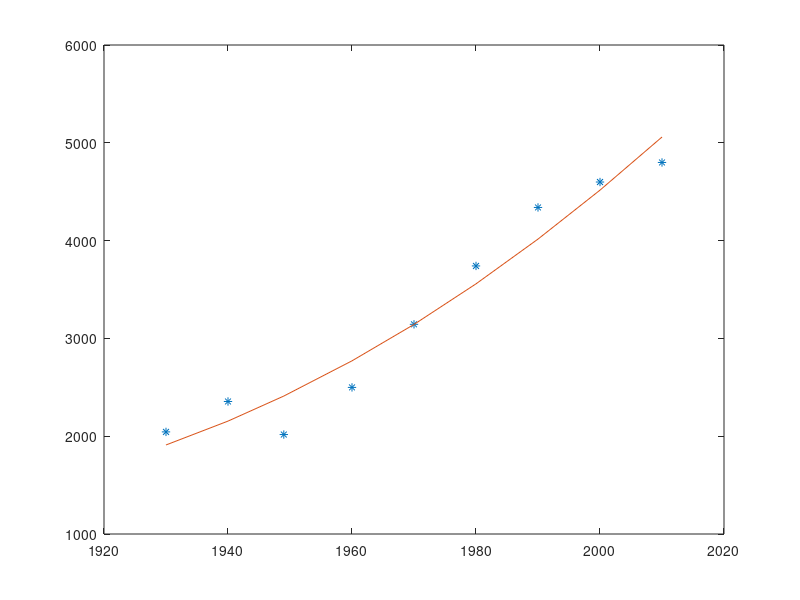
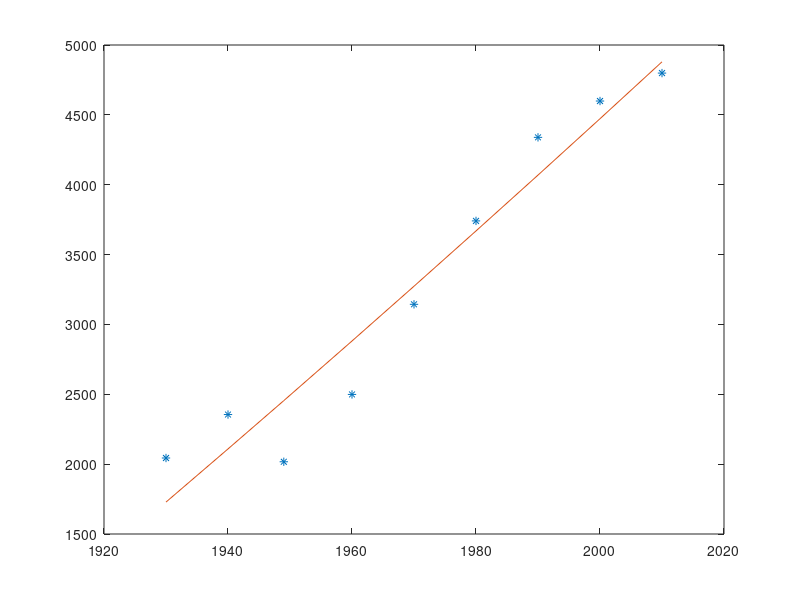
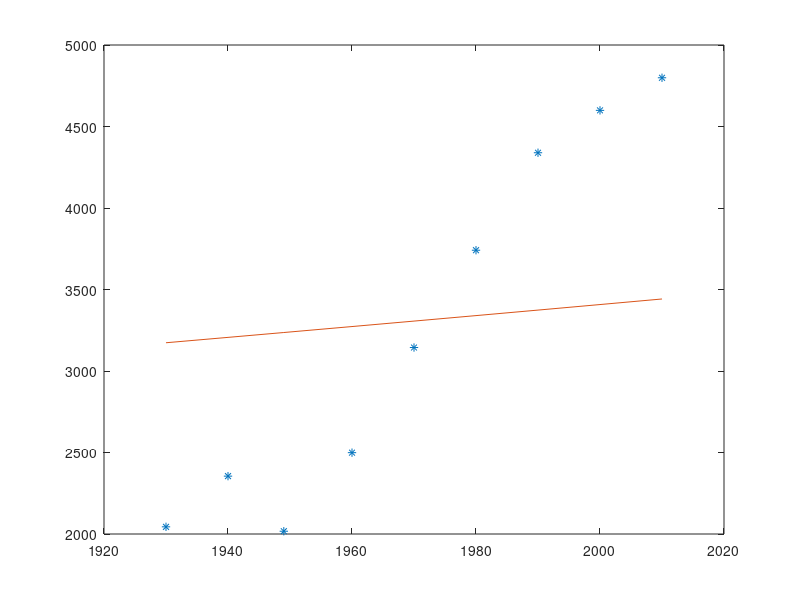

MATLAB code to generate these figures, in order:
%% http://darkpgmr.tistory.com/106
%% SVD population estimation

yr = [1930, 1940, 1949, 1960, 1970, 1980, 1990, 2000, 2010]';
pop = [2044, 2355, 2017, 2499, 3144, 3741, 4339, 4599, 4799]';
% pop = yr * x

A = [yr.^2 yr ones(length(yr),1)];
B = pop;
% B = A(x)

[U D V] = svd(A);

% pseudo inverse with full SVD
D_inv = D;
D_inv(1,1) = 1/D(1,1);
D_inv(2,2) = 1/D(2,2);
D_inv(3,3) = 1/D(3,3);

A_pinv = V*D_inv'*U';
X_approx = A_pinv*B;
pop_approx = A*(X_approx);
figure;
plot(yr, pop, '*', yr, pop_approx);

% pseudo inverse with truncated SVD (t=2)
D_inv = D;
D_inv(1,1) = 1/D(1,1);
D_inv(2,2) = 1/D(2,2);
D_inv(3,3) = 0;

A_pinv = V*D_inv'*U';
X = A_pinv*B;
pop_approx = A*X;
figure;
plot(yr, pop, '*', yr, pop_approx);

% pseudo inverse with truncated SVD (t=1)
D_inv = D;
D_inv(1,1) = 1/D(1,1);
D_inv(2,2) = 0;
D_inv(3,3) = 0;

A_pinv = V*D_inv'*U';
X = A_pinv*B;
pop_approx = A*X;
figure; 
plot(yr, pop, '*', yr, pop_approx);

